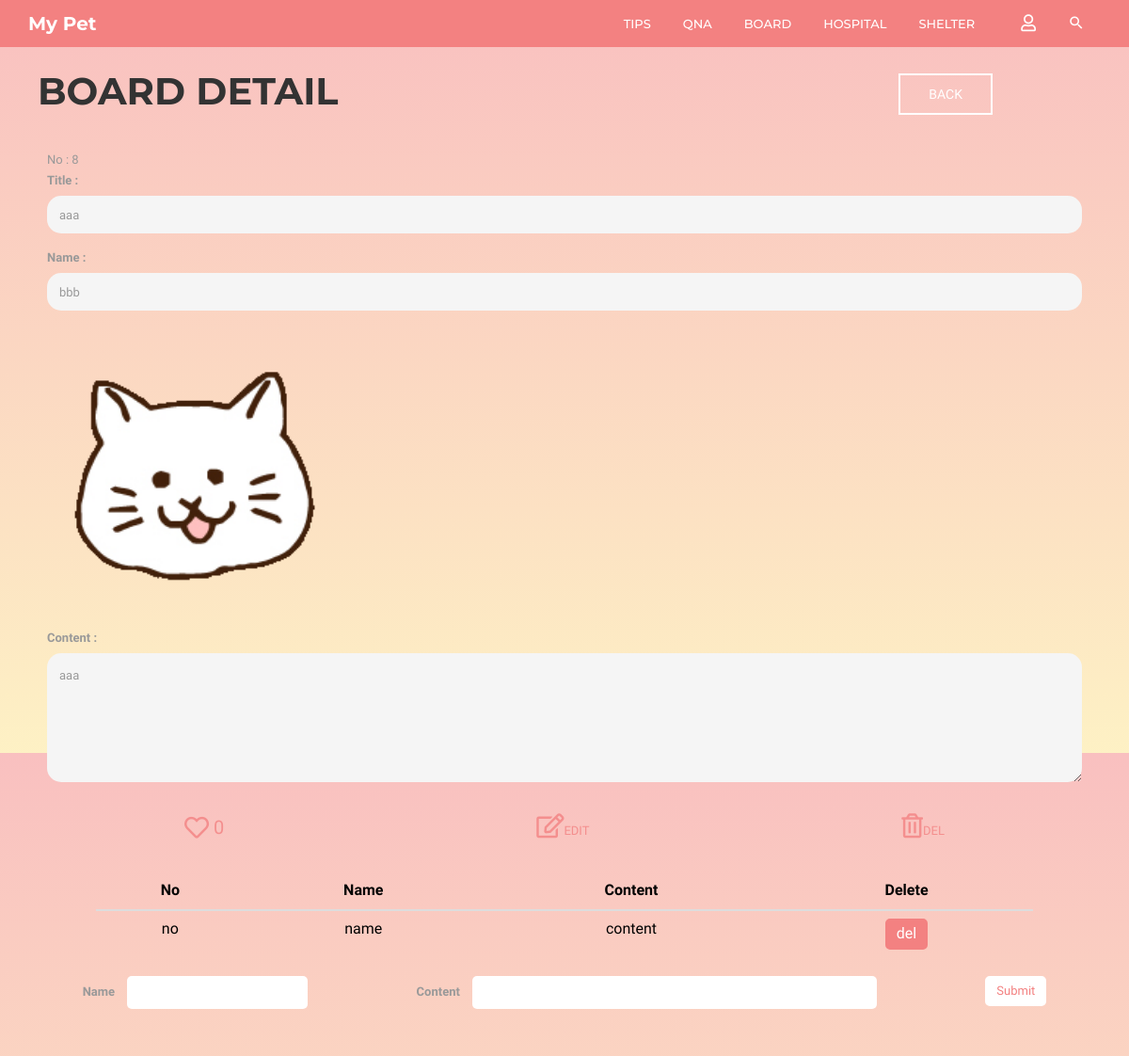
The page /community/8/board_detail/ on the database as committed earlier.
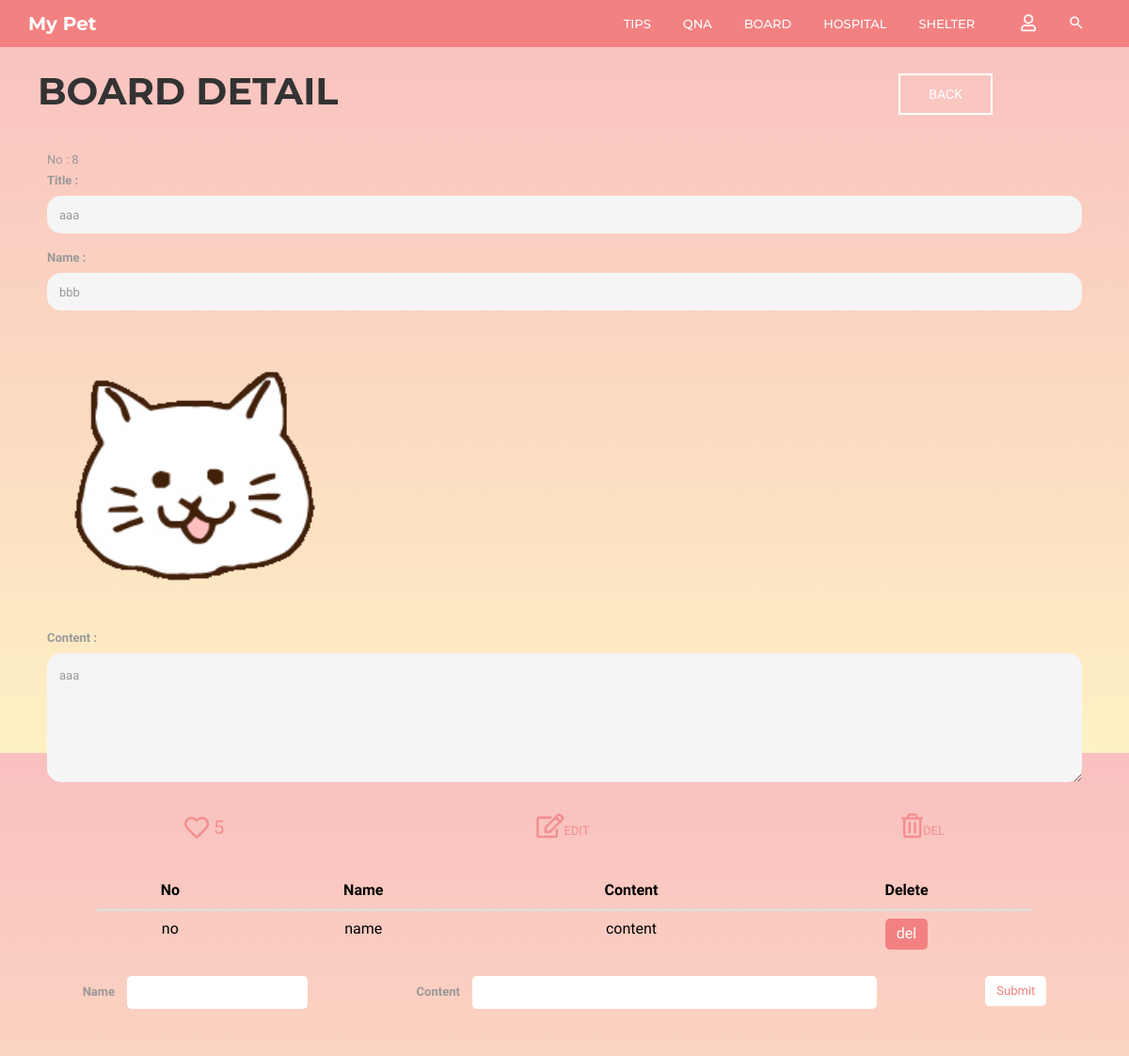
The same page on the database as committed later.
### community/models.py (models this page shows, shortened)
class Board(models.Model):
    b_title = models.CharField(max_length=30)
    b_author = models.CharField(max_length=20)
    b_content = models.CharField(max_length=1000)
    b_date = models.DateTimeField(auto_now=True)
    b_comment_count = models.IntegerField(default=0)
    b_like_count = models.IntegerField(default=0)
    b_photo = models.ImageField(blank=True)

### community/views.py (the view)
# urls.py: path('<int:post_id>/board_detail/', views.board_detail, name='board_detail'),
def board_detail(request, post_id):
    posts = get_object_or_404(Board, id=post_id)
    return render(request, 'community/board_detail.html', {'posts': posts})

### community/templates/community/board_detail.html (shortened to what the changed rows need)
{% extends 'base.html' %}
{% block html_body %}
    <link rel="stylesheet" href="/static/css/pages/header.css">
    <link rel="stylesheet" href="/static/css/pages/board.css">
    <link rel="stylesheet" href="/static/css/pages/create.css">
    <div class="container board-header">
        <div class="board-title">
            <h1 class="title-h1">BOARD DETAIL</h1>
        </div>
    </div>
    <div class="container">
        <form>
            <div id="boards-form">
                <span>No : <span id="post_id">{{ posts.id }}</span></span>
                <label for="title">Title : </label>
                <input type="text" id="title" name="title" value="{{ posts.b_title }}" disabled>
                <label for="author">Name : </label>
                <input type="text" id="author" name="author" value="{{ posts.b_author }}" disabled>
                {% if posts.b_photo %}
                    <img src="{{ posts.b_photo.url }}" alt="" height="300" width="300">
                    <br>
                {% endif %}
                <label for="content">Content : </label>
                <textarea id="content" name="content" rows="5" cols="33" disabled>{{ posts.b_title }}</textarea>
            </div>
            <div id="boards-detail-btn">
                 <button class="like-btn" type="button"
                         onclick="board_like_click()"><i class="far fa-heart fa-2x"></i><span>{{ posts.b_like_count }}</span></button>
            </div>
        </form>
    </div>
    <div class="container">
        <div class="comment-table container">
            <table class="table table-hover">
                <thead>
                <tr>
                    <th scope="col">No</th>
                    <th scope="col">Name</th>
                    <th scope="col">Content</th>
                    <th scope="col">Delete</th>
                </tr>
                </thead>
            </table>
        </div>
    </div>
{% endblock %}

Rows that differ between the two databases and show on the page:
changed Board "aaa": b_like_count "0" → "5"
